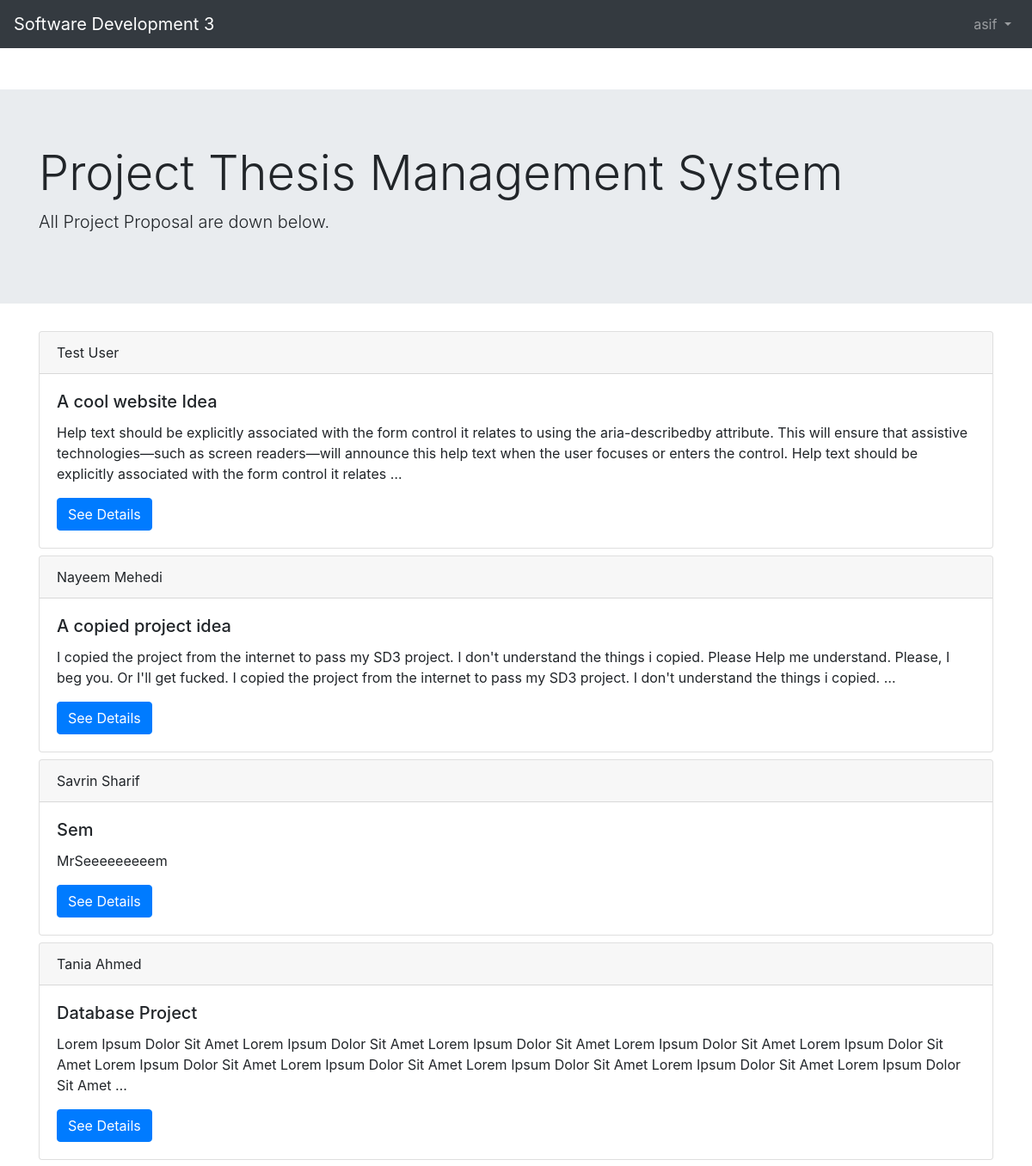
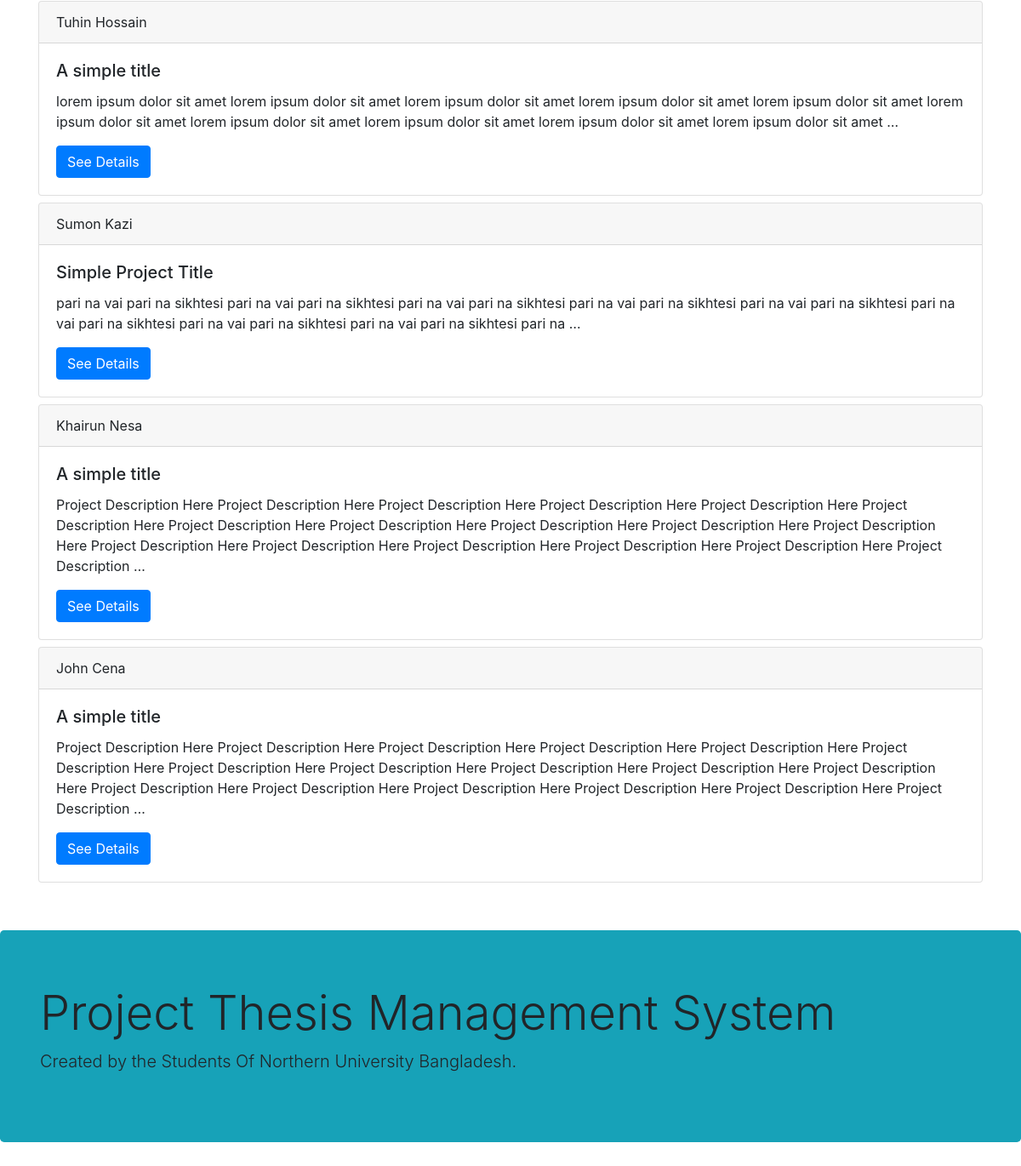
Screenshot of /teacher/ (signed in) with the database file from the repository (2 pictures, top to bottom).
### home/models.py (models this page shows, shortened)
class ProjectModel(models.Model):
    student_key = models.OneToOneField(
        'auth.user',
        on_delete=models.CASCADE,
        primary_key=True,
    )
    title = models.CharField(max_length=255)
    subtitle = models.CharField(max_length=255, null=True)
    teacher = models.CharField(
        max_length=255,
        default="",
        null=True,
        blank=True
    )
    description = models.TextField()
    first_def_title = models.CharField(max_length=255, default="Soon")
    first_def_time = models.DateField(null=True, blank=True)
    first_def_desc = models.TextField(default="", null=True, blank=True)
    mid_def_title = models.CharField(max_length=255, default="Soon")
    mid_def_time = models.DateField(null=True, blank=True)
    mid_def_desc = models.TextField(default="", null=True, blank=True)
    final_def_title = models.CharField(max_length=255, default="Soon")
    final_def_time = models.DateField(null=True, blank=True)
    final_def_desc = models.TextField(default="", null=True, blank=True)

### home/views.py (the view)
# urls.py: path('teacher/', TeacherHomeView.as_view(), name='teacher_home'),
class TeacherHomeView(ListView):
    model = ProjectModel
    context_object_name = 'projects'
    template_name = 'teacher/teacher_home.html'

### templates/teacher/teacher_home.html
{% extends 'base.html' %}
{% block content %}
<div class="jumbotron jumbotron-fluid">
    <div class="container">
        <h1 class="display-4">Project Thesis Management System</h1>
        <p class="lead">All Project Proposal are down below.</p>
    </div>
</div>
<div class="container">
    {% for project in projects %}
    <div class="card mb-2">
        <div class="card-header">
            {{ project.student_key.first_name }} {{ project.student_key.last_name }}
        </div>
        <div class="card-body">
            <h5 class="card-title">{{ project.title }}</h5>
            <p class="card-text">{{ project.description|truncatewords:50 }}</p>
            <a href="{% url 'teacher_detail' project.pk %}" class="btn btn-primary">See Details</a>
        </div>
    </div>
    {% endfor %}
</div>
{% endblock content %}

### templates/base.html (shortened to what this page needs)
{% load static %}
<!DOCTYPE html>
<html lang="en">
<head>
    <link rel="stylesheet" href="{% static 'css/bootstrap.min.css' %}">
</head>
<body>
    <nav class="navbar navbar-expand-lg navbar-dark bg-dark">
        <a class="navbar-brand" href="{% url 'home' %}">Software Development 3</a>
        <div class="collapse navbar-collapse" id="navbarCollapse">
            {% if user.is_authenticated %}
            <ul class="navbar-nav ml-auto">
                <li class="nav-item">
                    <a href="#" class="nav-link dropdown-toggle" id="userMenu" data-toggle="dropdown"
                        aria-haspopup="true" aria-expanded="false">
                        {{ user.username }}
                    </a>
                </li>
            </ul>
            {% else %}
            <form class="form-inline ml-auto">
                <a href="{% url 'login' %}" class="btn btn-outline-secondary">Log In</a>
                <a href="{% url 'signup' %}" class="btn btn-primary ml-2">Sign Up</a>
            </form>
            {% endif %}
    </nav>
    <div class="mt-4 mb-4 pt-4 pb-4">
        {% block content %}
        {% endblock content %}
    </div>
    <div class="jumbotron bg-info">
        <div class="container">
            <h1 class="display-4">Project Thesis Management System</h1>
            <p class="lead">Created by the Students Of Northern University Bangladesh.</p>
        </div>
    </div>
</body>
</html>

### rows the page displays
ProjectModel: student_key.first_name "Test", student_key.last_name "User", title "A cool website Idea", description "Help text should be explicitly associated with the form control it relates to using the aria-describedby attribute. This will ensure that assistive technologies—such as screen readers—will announce this help text when the user focuses or enters the control. Help text should be explicitly associated with the form control it relates …"
ProjectModel: student_key.first_name "Nayeem", student_key.last_name "Mehedi", title "A copied project idea", description "I copied the project from the internet to pass my SD3 project. I don't understand the things i copied. Please Help me understand. Please, I beg you. Or I'll get fucked. I copied the project from the internet to pass my SD3 project. I don't understand the things i copied. …"
ProjectModel: student_key.first_name "Savrin", student_key.last_name "Sharif", title "Sem", description "MrSeeeeeeeeem"
ProjectModel: student_key.first_name "Tania", student_key.last_name "Ahmed", title "Database Project", description "Lorem Ipsum Dolor Sit Amet Lorem Ipsum Dolor Sit Amet Lorem Ipsum Dolor Sit Amet Lorem Ipsum Dolor Sit Amet Lorem Ipsum Dolor Sit Amet Lorem Ipsum Dolor Sit Amet Lorem Ipsum Dolor Sit Amet Lorem Ipsum Dolor Sit Amet Lorem Ipsum Dolor Sit Amet Lorem Ipsum Dolor Sit Amet …"
ProjectModel: student_key.first_name "Tuhin", student_key.last_name "Hossain", title "A simple title", description "lorem ipsum dolor sit amet lorem ipsum dolor sit amet lorem ipsum dolor sit amet lorem ipsum dolor sit amet lorem ipsum dolor sit amet lorem ipsum dolor sit amet lorem ipsum dolor sit amet lorem ipsum dolor sit amet lorem ipsum dolor sit amet lorem ipsum dolor sit amet …"
ProjectModel: student_key.first_name "Sumon", student_key.last_name "Kazi", title "Simple Project Title", description "pari na vai pari na sikhtesi pari na vai pari na sikhtesi pari na vai pari na sikhtesi pari na vai pari na sikhtesi pari na vai pari na sikhtesi pari na vai pari na sikhtesi pari na vai pari na sikhtesi pari na vai pari na sikhtesi pari na …"
ProjectModel: student_key.first_name "Khairun", student_key.last_name "Nesa", title "A simple title", description "Project Description Here Project Description Here Project Description Here Project Description Here Project Description Here Project Description Here Project Description Here Project Description Here Project Description Here Project Description Here Project Description Here Project Description Here Project Description Here Project Description Here Project Description Here Project Description Here Project Description …"
ProjectModel: student_key.first_name "John", student_key.last_name "Cena", title "A simple title", description "Project Description Here Project Description Here Project Description Here Project Description Here Project Description Here Project Description Here Project Description Here Project Description Here Project Description Here Project Description Here Project Description Here Project Description Here Project Description Here Project Description Here Project Description Here Project Description Here Project Description …"

### other values shown
{{ user.username }} "asif"
